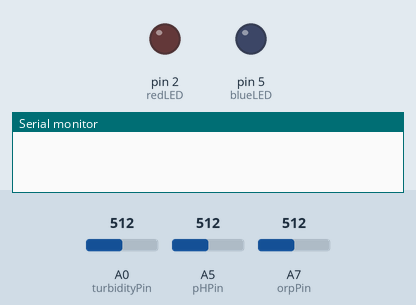
Recording of a sketch running on a simulated Arduino Nano, built with avr-gcc and run on an emulated ATmega328P. On the bench: output pins drawn as LEDs (lit = HIGH), the last lines printed to the serial monitor. Dashed ring = blinking. Inputs (shaded band) come from the test bench; at power-on: A0 (turbidityPin) = 512, A5 (pHPin) = 512, A7 (orpPin) = 512.

Above: at 0.5 s.
At 1.3 s:
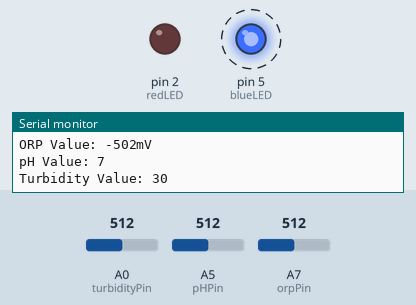
At 1.8 s:
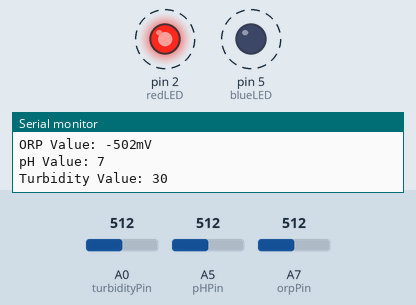
Timing chart, 0 to 3.0 s (numbered marks = the images above):
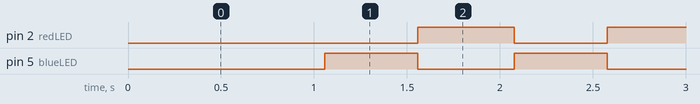

The sketch:

Adams_Ale_Kit.ino
```cpp
#define orpPin          A7
#define pHPin           A5
#define turbidityPin    A0
#define voltage         5.00

#define redLED          2
#define blueLED         5

double orpSense;
double orpVolt;
double orpValue;

double pHSense;
double pHVolt;
double pHValue;
const float c = 21.34;
const float m = -5.70;

double turbiditySense;
double turbidityVolt;
double turbidityValue;

int samples = 50;
unsigned long int Timer, printTime, ledTime;

void setup(void)
{
  Serial.begin(9600);
  pinMode(orpPin,INPUT);
  pinMode(pHPin,INPUT);
  pinMode(turbidityPin,INPUT);
  pinMode(redLED,OUTPUT);
  pinMode(blueLED,OUTPUT);
}

void loop(void)
{
  if(millis()-Timer>=20)
  {
    Timer = millis();
    orpSense = 0;
    pHSense = 0;
    turbiditySense = 0;
    for (int i = 0; i < samples; i++)
    {
      orpSense += analogRead(orpPin);
      pHSense += analogRead(pHPin);
      turbiditySense += analogRead(turbidityPin);
      delay(10);
    }
    orpVolt = (75*orpSense*voltage*1000/1023)/samples;
    orpValue = (((30*(double)voltage*1000)-orpVolt)/75);
    pHVolt = (pHSense*voltage/1023)/samples;
    pHValue = m*pHVolt+c;
    turbidityVolt = turbiditySense/samples;
    turbidityValue = map(turbidityVolt, 0, 730, 100, 0);
  }

  if(millis()-printTime>=1000)
  {
    printTime = millis();
    Serial.print("ORP Value: ");
    Serial.print(orpValue,0);
    Serial.println("mV");
    Serial.print("pH Value: ");
    Serial.println(pHValue,0);
    Serial.print("Turbidity Value: ");
    Serial.println(turbidityValue,0);
    LED();
  }
}

void LED ()
{
  if(millis()-ledTime<=30000)
  {
    printTime = millis();
    digitalWrite(redLED,LOW);
    digitalWrite(blueLED,HIGH);
    delay(500);
    digitalWrite(blueLED,LOW);
    digitalWrite(redLED,HIGH);
  }
  else
  {
  if (orpValue > 150 && orpValue < 450)
    {
      if (pHValue > 6.5 && pHValue < 8.5)
      {
        if (turbidityValue > -5 && turbidityValue < 5)
        {
          digitalWrite(redLED,LOW);
          digitalWrite(blueLED,HIGH);
        }
        else
        {
          digitalWrite(redLED,HIGH);
          digitalWrite(blueLED,LOW);
        }
      }
      else
      {
        digitalWrite(redLED,HIGH);
        digitalWrite(blueLED,LOW);
      }
    }
    else
    {
      digitalWrite(redLED,HIGH);
      digitalWrite(blueLED,LOW);
    }
  }
}
```

Measured:
- by itself, pin 2 (redLED): alternates HIGH for 0.52 s and LOW for 0.50 s, 57 changes in all, then stays HIGH
- by itself, pin 5 (blueLED): alternates HIGH for 0.50 s and LOW for 0.52 s, 58 changes in all, then stays LOW
